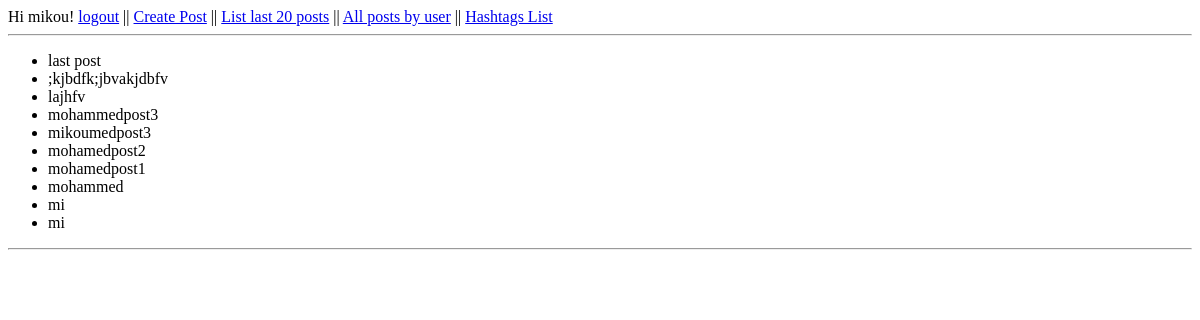
The page /last_20_posts/ (signed in) on the database as committed earlier.
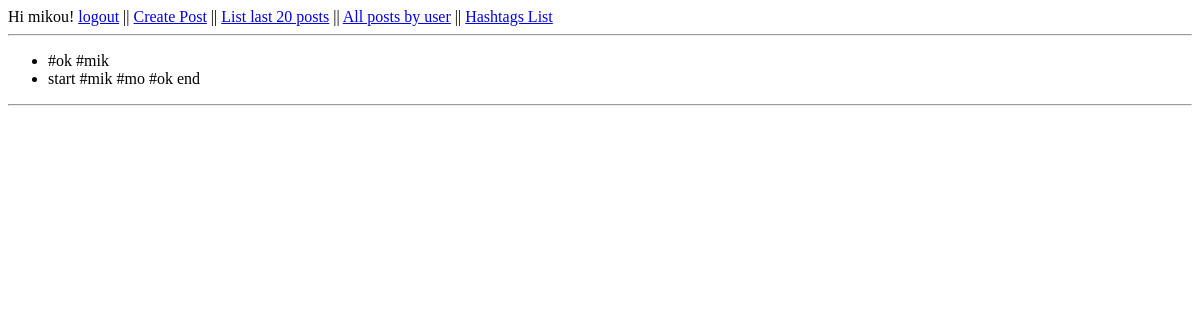
The same page on the database as committed later.
### blogs/models.py (models this page shows)
class Message(models.Model):
    user = models.ForeignKey(User, on_delete=models.CASCADE)
    content = models.TextField()
    created_at = models.DateTimeField(auto_now_add=True)
    def __str__(self):
        return self.content

### blogs/views.py (the view)
# urls.py: path('last_20_posts/', views.ViewLast20Posts.as_view(), name='last_20_posts'),
class ViewLast20Posts(ListView):
    template_name = 'blogs/list_last_20_posts.html'
    queryset = Message.objects.order_by('-created_at')[:20]

### templates/blogs/list_last_20_posts.html (shortened to what this page needs)
{% extends 'base.html' %}
{% block content %}
<ul>
	{% for message in object_list %}
	   <li>{{ message }}</li>
	{% endfor %}
</ul>
{% endblock %}

### templates/base.html (shortened to what this page needs)
{% load static %}
<!DOCTYPE html>
<html>
<head>
</head>
<body>
  <header>
    {% if user.is_authenticated %}
      Hi {{ user.username }}!
      <a href="{% url 'logout' %}">logout</a>  ||
      <a href="{% url 'createpost' %}">Create Post</a>  ||
      <a href="{% url 'last_20_posts' %}">List last 20 posts</a>  ||
      <a href="{% url 'posts_by_user' %}">All posts by user</a>  ||
      <a href="{% url 'hashtags_list' %}">Hashtags List</a>
    {% else %}
      <a href="{% url 'login' %}">login</a>
    {% endif %}
  </header>
  <hr>
  <main>
    {% block content %}
    {% endblock %}
  </main>
  <hr>
</body>
</html>

Rows that differ between the two databases and show on the page:
removed Message: content "last post"
removed Message: content ";kjbdfk;jbvakjdbfv"
removed Message: content "lajhfv"
removed Message: content "mohammedpost3"
removed Message: content "mikoumedpost3"
removed Message: content "mohamedpost2"
removed Message: content "mohamedpost1"
removed Message: content "mohammed"
removed Message: content "mi"
removed Message: content "mi"
added Message: content "#ok #mik"
added Message: content "start #mik #mo #ok end"
